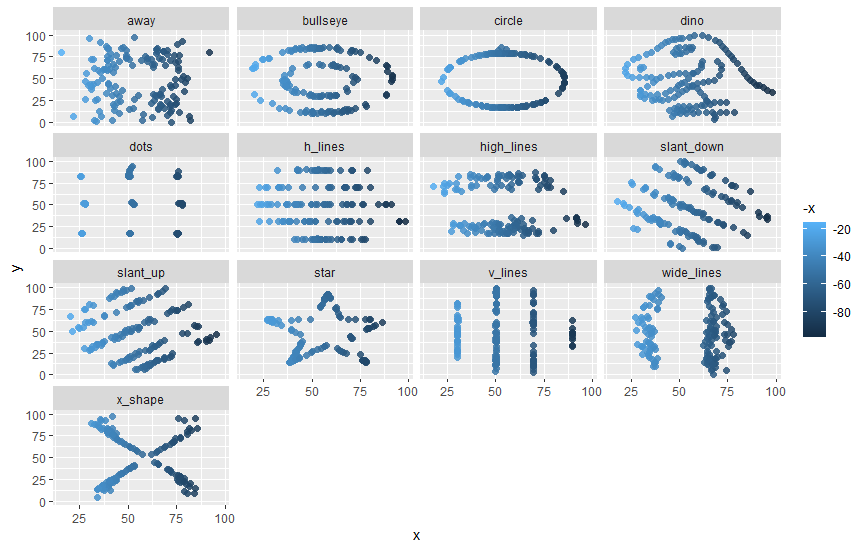

Write R code to recreate this figure.
tuesdata <- tidytuesdayR::tt_load('2020-10-13')

datasaurus <- tuesdata$datasaurus

library(dplyr)
library(ggplot2)
library(gganimate)

datasaurus %>% 
  group_by(dataset) %>% 
  summarize_all(list(mean = mean, sd = sd)) 

str(datasaurus)


ggplot(filter(datasaurus, dataset=='dino'), aes(x, y, colour=-x)) +
  geom_point(size=5, alpha=0.85, shape=16) + theme_bw() +
  theme(legend.position = "none") +
  scale_color_continuous(type = "viridis")


ggplot(datasaurus, aes(x=x, y=y, colour = -x)) +
   geom_point(size=2, alpha=0.85, shape=16) +
   facet_wrap(~dataset) 
   theme_minimal()
   
ggplot(datasaurus, aes(x=x, y=y, colour = -x)) +
  geom_point(size=2, alpha=0.85, shape=16) +
  facet_grid(dataset~.) 
  theme_minimal()
